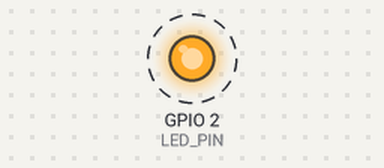
Bench run of a sketch on a simulated ESP8266 (NodeMCU). Shown: output pins drawn as LEDs (lit = HIGH). Dashed ring = blinking. What the sketch prints to the serial monitor is not drawn.

Above: at 0.6 s.
Timing chart, 0 to 3.3 s (numbered marks = the images above):
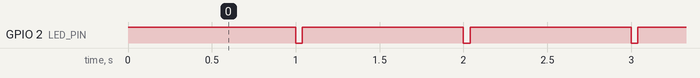

The sketch:

esp12e_bringup.ino
```cpp
/*********************************************************************
 * ESP-12E bring-up test — bare module, no dev kit
 *
 * Purpose: prove the programming jig works before any dial code exists.
 * Verifies, in order: flashing, serial, power stability, and prints the
 * MAC address (needed if this module is ever used as a paired ESP-NOW peer).
 *
 * See docs/DIAL_SATELLITE.md for where this module fits in the design.
 *
 * ── Jig wiring (matches CONTEXT.md §2 boot-pin biasing) ─────────────
 *   VCC    → 3.3V regulated  (AMS1117-3.3 off the adapter's 5V —
 *                             NOT the adapter's 3.3V pin, it browns out)
 *   GND    → GND (common with the USB-TTL adapter)
 *   EN     → 10k → 3.3V
 *   RST    → 10k → 3.3V, + button to GND
 *   GPIO0  → 10k → 3.3V, + button/jumper to GND   (LOW at boot = flash)
 *   GPIO2  → 10k → 3.3V
 *   GPIO15 → 10k → GND
 *   TX     → adapter RX
 *   RX     → adapter TX        (adapter MUST be 3.3V logic)
 *   Decoupling: 10uF + 100nF across VCC/GND, close to the module.
 *
 * ── Serial adapter: two options ─────────────────────────────────────
 *   NOTE: the ESP8266 flashes over UART ONLY, via its ROM bootloader.
 *   There is no SWD/JTAG upload path — an ST-Link cannot program it, and
 *   the module's MOSI/MISO/SCLK/CS pads are the private flash bus between
 *   the ESP8266 and its own flash chip, not a debug port.
 *
 *   (A) A USB-TTL adapter (CH340 / CP2102 / FT232RL) set to 3.3V logic.
 *
 *   (B) A NodeMCU ESP32S used as the bridge — no extra hardware, and its
 *       onboard regulator powers the ESP-12E properly:
 *         NodeMCU EN  → GND    (holds the ESP32 in reset so it releases
 *                               GPIO1/GPIO3 — without this both chips
 *                               fight over the serial lines)
 *         NodeMCU RX0 → ESP-12E RX
 *         NodeMCU TX0 → ESP-12E TX
 *         NodeMCU GND → ESP-12E GND
 *         NodeMCU 3V3 → ESP-12E VCC
 *       RX→RX and TX→TX is correct, not a typo: the header silkscreen is
 *       named from the ESP32's point of view, and the ESP32 has just been
 *       taken out of the circuit. The pin marked RX0 carries the USB
 *       chip's TX output.
 *
 * ── Flash procedure ─────────────────────────────────────────────────
 *   Hold GPIO0 low → tap RST → release GPIO0 → upload.
 *
 * ── Arduino IDE ─────────────────────────────────────────────────────
 *   Board: Generic ESP8266 Module | Flash Mode: DIO | Crystal: 26MHz
 *   Flash Size: 4MB (FS:2MB OTA:~1019KB) | Reset Method: no dtr (aka ck)
 *   Upload Speed: 115200
 *
 * ── Expected result ─────────────────────────────────────────────────
 *   Serial at 115200 prints a banner and a heartbeat line every second,
 *   with the blue onboard LED (GPIO2) blinking in step.
 *   Reset reason must read "Power on" or "External System" — anything
 *   mentioning WDT or Exception means the supply is sagging, not that
 *   the sketch is wrong. Fix power before believing any other symptom.
 *********************************************************************/

#include <ESP8266WiFi.h>

// GPIO2 carries the onboard blue LED on most ESP-12E modules, active LOW.
// It is also a boot-strapping pin and must be HIGH at reset — driving it
// only after boot is safe, which is why this is set up in setup(), not before.
#define LED_PIN 2

unsigned long lastBeat = 0;
uint32_t      beats    = 0;

void setup() {
  pinMode(LED_PIN, OUTPUT);
  digitalWrite(LED_PIN, HIGH);   // active LOW → start off

  Serial.begin(115200);
  delay(200);
  Serial.println();
  Serial.println(F("================================================"));
  Serial.println(F("  ESP-12E bring-up test"));
  Serial.println(F("================================================"));

  // Radio off for the baseline test: this isolates "can I flash and run"
  // from "can my supply handle a 300mA TX spike". Turn it on in step 2.
  WiFi.mode(WIFI_OFF);
  WiFi.forceSleepBegin();
  delay(100);

  Serial.print(F("Chip ID     : 0x"));  Serial.println(ESP.getChipId(), HEX);
  Serial.print(F("Flash size  : "));    Serial.print(ESP.getFlashChipRealSize() / 1024);
                                        Serial.println(F(" KB (real)"));
  Serial.print(F("Sketch space: "));    Serial.print(ESP.getFreeSketchSpace() / 1024);
                                        Serial.println(F(" KB"));
  Serial.print(F("Free heap   : "));    Serial.println(ESP.getFreeHeap());
  Serial.print(F("SDK version : "));    Serial.println(ESP.getSdkVersion());
  Serial.print(F("Reset reason: "));    Serial.println(ESP.getResetReason());

  // STA MAC is what an ESP-NOW peer would be addressed by. Printed here so
  // the number exists on record before it is ever needed.
  WiFi.mode(WIFI_STA);
  Serial.print(F("STA MAC     : "));    Serial.println(WiFi.macAddress());
  WiFi.mode(WIFI_OFF);
  WiFi.forceSleepBegin();

  Serial.println(F("------------------------------------------------"));
  Serial.println(F("Heartbeat follows. Steady 1 Hz = jig is good."));
  Serial.println(F("Gaps, resets or garbage = power, not software."));
  Serial.println();
}

void loop() {
  unsigned long now = millis();
  if (now - lastBeat >= 1000) {
    lastBeat = now;
    beats++;

    digitalWrite(LED_PIN, LOW);    // LED on
    delay(40);
    digitalWrite(LED_PIN, HIGH);   // LED off

    Serial.print(F("beat "));
    Serial.print(beats);
    Serial.print(F("  uptime "));
    Serial.print(now / 1000);
    Serial.print(F("s  heap "));
    Serial.println(ESP.getFreeHeap());
  }
}
```

Measured:
- by itself, GPIO 2 (LED_PIN): alternates HIGH for 0.96 s and LOW for 0.04 s
